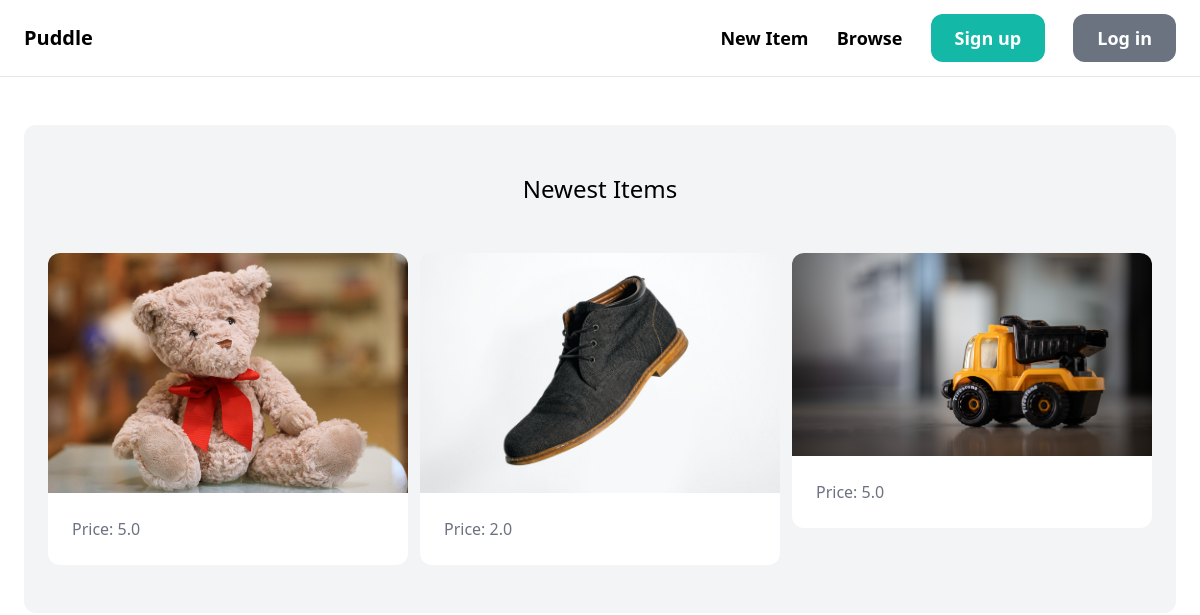
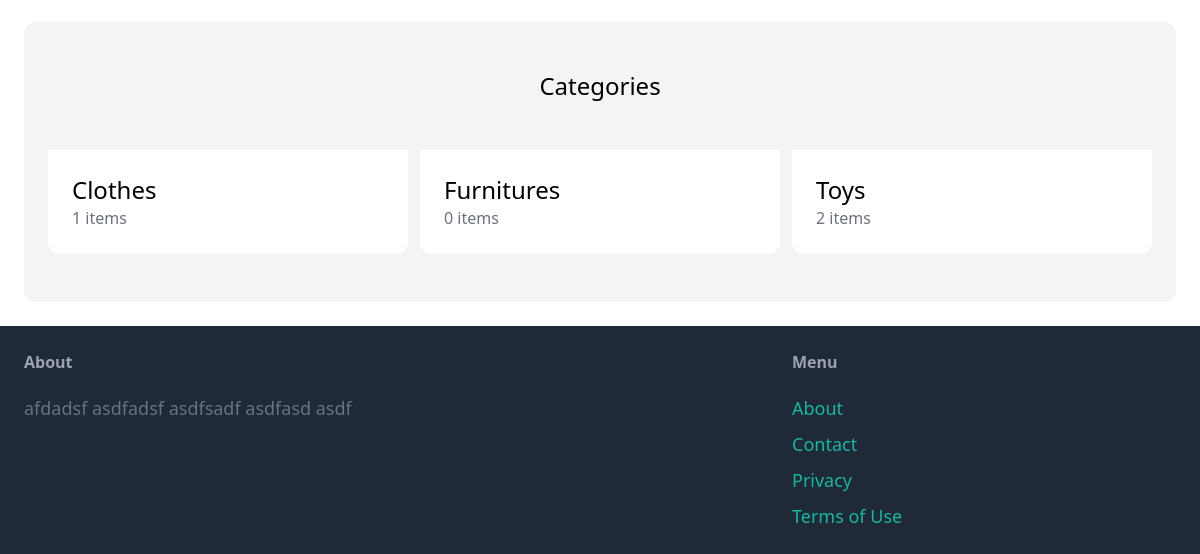
Before: / with the older database file (2 pictures, top to bottom).
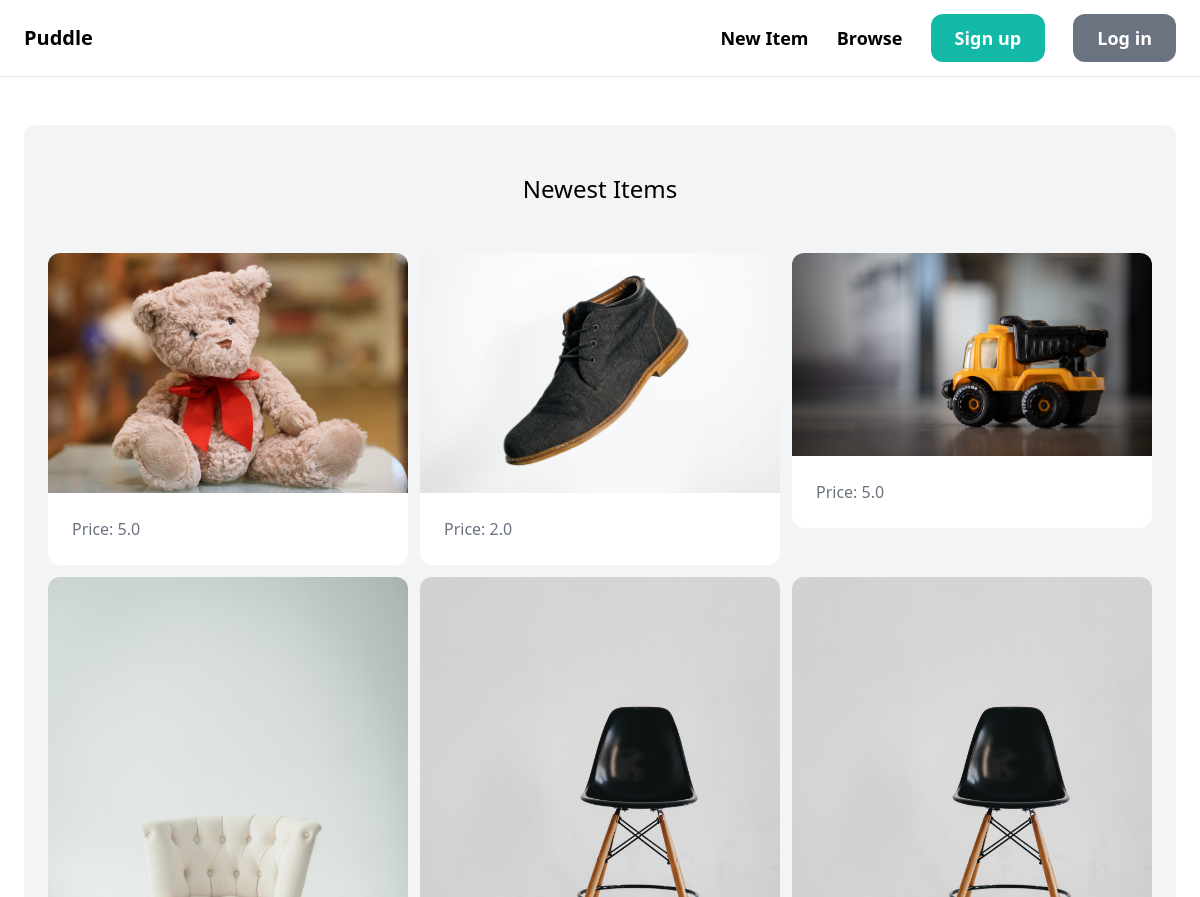
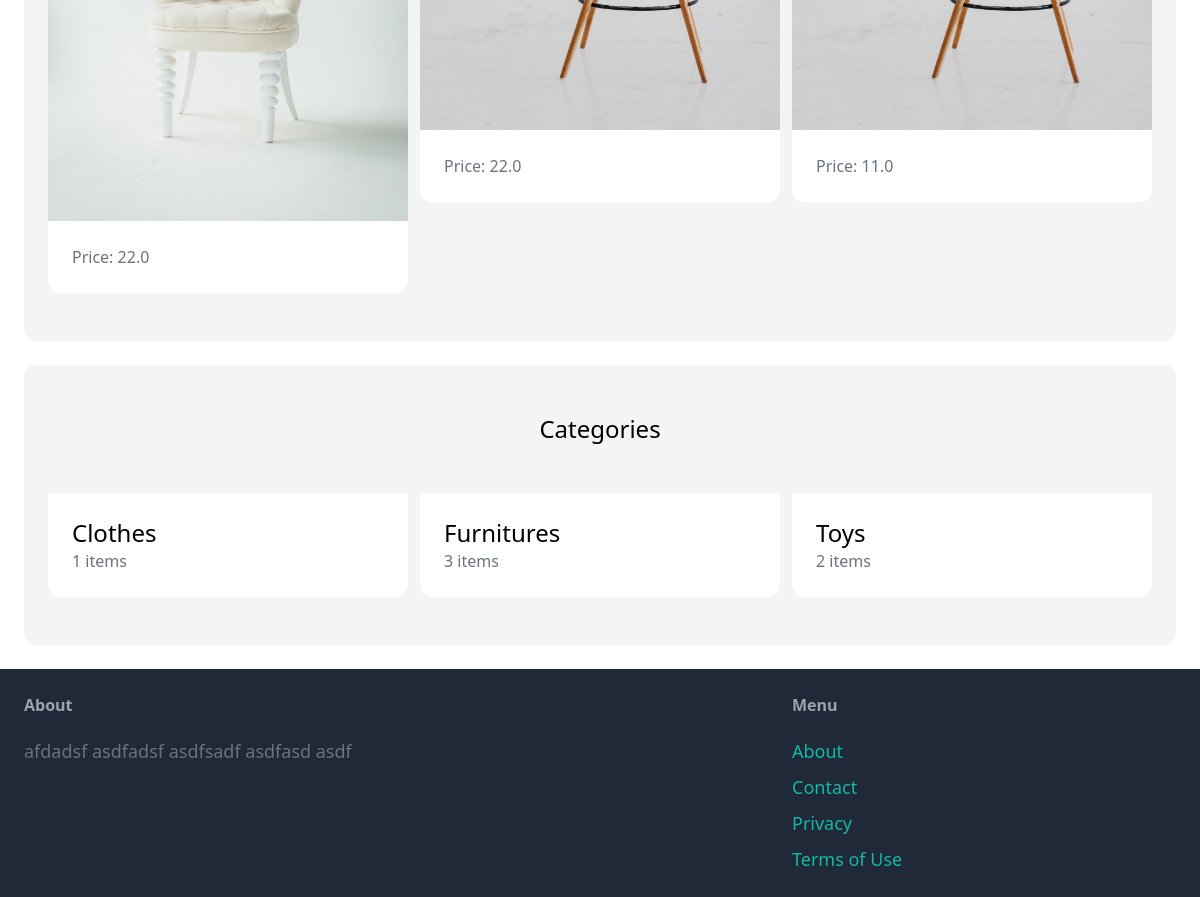
After: the same page with the newer database file (2 pictures, top to bottom).
### core/models.py (models this page shows, shortened)
class Item(models.Model):
    category = models.ForeignKey(Category, related_name='items', on_delete=models.CASCADE)
    creator = models.ForeignKey(User, related_name='items', on_delete=models.CASCADE)
    name = models.CharField(max_length=255)
    description = models.TextField(blank=True, null=True)
    price = models.FloatField()
    image = models.ImageField(upload_to='item_images', blank=True, null=True)
    is_sold = models.BooleanField(default=False)
    updated = models.DateTimeField(auto_now=True)
    created = models.DateTimeField(auto_now_add=True)

class Category(models.Model):
    title = models.CharField(max_length=200)
    class Meta:
        ordering = ('title', )
        verbose_name_plural = 'Categories'

### core/views.py (the view)
# urls.py: path('', views.index, name='index'),
def index(request):
    context = {}
    items = Item.objects.filter(is_sold=False)[0:6]
    categories = Category.objects.all()
    context = {
        'categories': categories,
        'items': items
        }
    return render(request, 'core/index.html', context)

### core/templates/core/index.html (shortened to what this page needs)
{% extends 'core/base.html' %}
{% block content %}
    <div class='mt-6 px-6 py-12 bg-gray-100 rounded-xl'>
        <h2 class='mb-12 text-2xl text-center'>Newest Items</h2>
        <div class='grid grid-cols-3 gap-3'>
            {% for item in items %}
            <div>
                <a href='{% url "detail" item.id %}'>
                    <div>
                        <img src='{{item.image.url }}' class='rounded-t-xl'>
                    </div>
                    <div class='p-6 bg-white rounded-b-xl'>
                        <p class='text-gray-500'>Price: {{item.price}}</p>
                    </div>
                </a>
            </div>
            {% endfor %}
        </div>
    </div>
    <div class='mt-6 px-6 py-12 bg-gray-100 rounded-xl'>
        <h2 class='mb-12 text-2xl text-center'>Categories</h2>
        <div class='grid grid-cols-3 gap-3'>
            {% for category in categories %}
            <div>
                <a href='#'>
                    <div class='p-6 bg-white rounded-b-xl'>
                        <h2 class='text-2xl'>{{category.title}}</h2>
                        <p class='text-gray-500'>{{category.items.count}} items</p>
                    </div>
                </a>
            </div>
            {% endfor %}
        </div>
    </div>
{% endblock %}

### core/templates/core/base.html (shortened to what this page needs)
<!DOCTYPE html>
<html lang="en">
<head>
    <script src="https://cdn.tailwindcss.com"></script>
</head>
<body>
    <nav class='px-6 py-6 flex justify-between items-center border-b border-gray-200'>
        <a href='/' class='text-xl font-semibold'>Puddle</a>
        <div class='space-x-6'>
            <a href='{% url "core:new" %}' class='text-lg font-semibold hover:text-gray-500'>New Item</a>
            <a href='#' class='text-lg font-semibold hover:text-gray-500'>Browse</a>
            {% if not request.user.is_authenticated %}
            <a href='{% url "core:signup" %}' class='px-6 py-3 text-lg font-semibold bg-teal-500 text-white rounded-xl hover:bg-teal-700'>Sign up</a>
            <a href='{% url "core:login" %}' class='px-6 py-3 text-lg font-semibold bg-gray-500 text-white rounded-xl hover:bg-gray-700'>Log in</a>
            {% endif %}
        </div>
    </nav>
    <div class='px-6 py-6'>
        {% block content %}
        {% endblock %}
    </div>
    <footer class='px-6 py-6 flex justify-between bg-gray-800'>
        <div class='w-2/3 pr-10'>
            <h3 class='mb-5 font-semibold text-gray-400'>About</h3>
            <p class='text-lg text-gray-500'>afdadsf asdfadsf asdfsadf asdfasd asdf</p>
        </div>
        <div class='w-1/3'>
            <h3 class='mb-5 font-semibold text-gray-400'>Menu</h3>
            <u1 class='space-y-2 list-none'>
                <li><a href='#' class='text-lg text-teal-500 hover:text-teal-700'>About</a></li>
                <li><a href='{% url "core:contact" %}' class='text-lg text-teal-500 hover:text-teal-700'>Contact</a></li>
                <li><a href='#' class='text-lg text-teal-500 hover:text-teal-700'>Privacy</a></li>
                <li><a href='#' class='text-lg text-teal-500 hover:text-teal-700'>Terms of Use</a></li>
            </u1>
        </div>
    </footer>
</body>
</html>

Changed rows visible on the page:
added Item: image (picture), price "22.0"
added Item: image (picture), price "22.0"
added Item: image (picture), price "11.0"
computed for Category "Furnitures": items.count "0" → "3"
